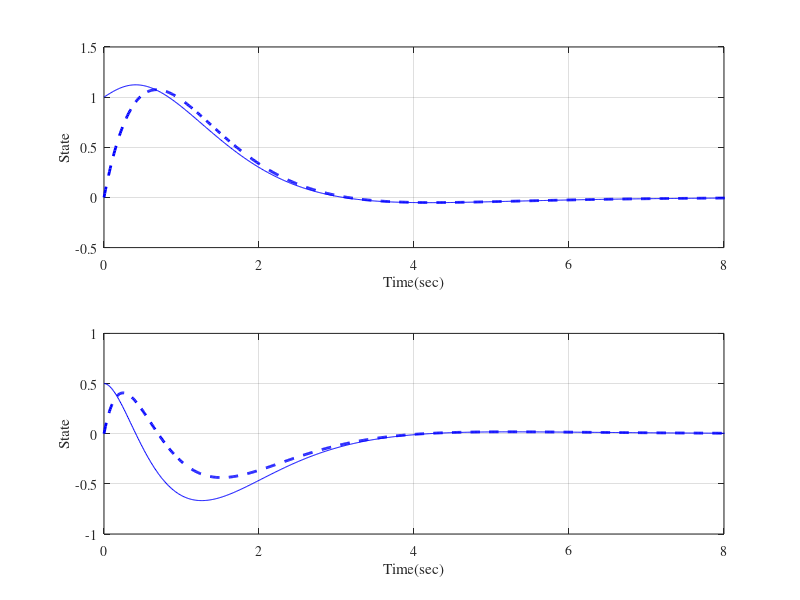

The MATLAB source for this figure:
clc
clear 
close all

%% State Space Model
% A is state matrix
A = [0 1;0 0];B = [0; 1];C = [1 0];D = 0;

%% Observed State FeedBack Gain
K = acker(A, B, [-1 -1]);
L = acker(A', C', [-2 -2])';
h = ss([A -B*K;L*C A-B*K-L*C],[B;0;0],[C 0 0], 0);
t = 0:0.01:10;
ref=zeros(size(t));
[ys, ts, xs] = lsim(h, ref, t, [1;0.5;0;0]);

%% Output
subplot(2,1,1)
plot(ts, xs(:, 1),'-b',ts, xs(:,3),'--b','LineWidth',2);
axis([0 8 -0.5 1.5])
set(gca, 'GridLineStyle', '-', 'FontName', 'times', 'FontSize', 10)
xlabel('Time(sec)');
ylabel('State')
grid on

subplot(2, 1, 2)
plot(ts, xs(:,2),'-b',ts,xs(:,4), '--b', 'LineWidth', 2);
axis([0 8 -1. 1.])
set(gca, 'GridLineStyle', '-', 'FontName', 'times', 'FontSize', 10)
xlabel('Time(sec)');
ylabel('State')
grid on